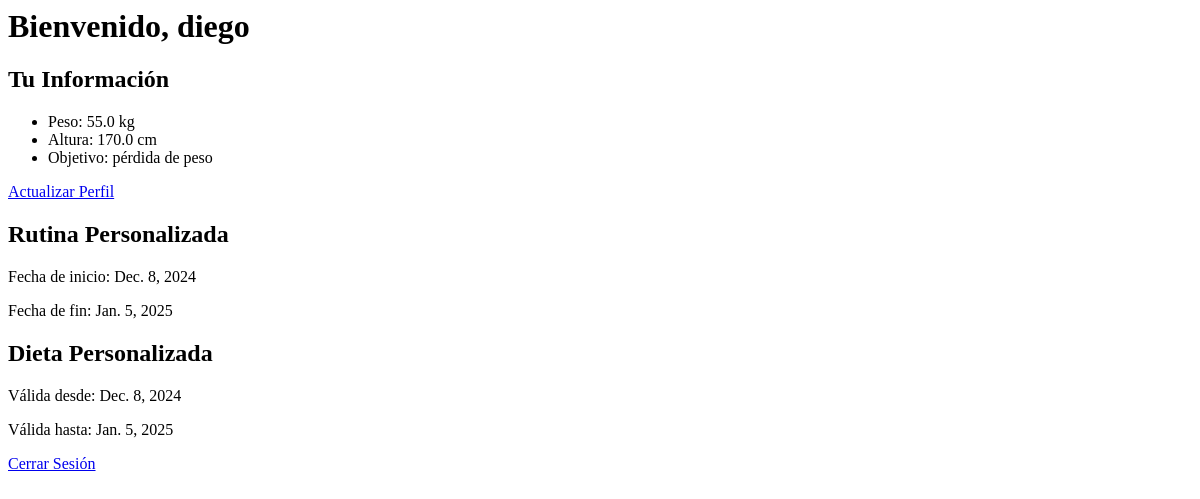
/dashboard/ (signed in), run on an earlier commit of the app's database.
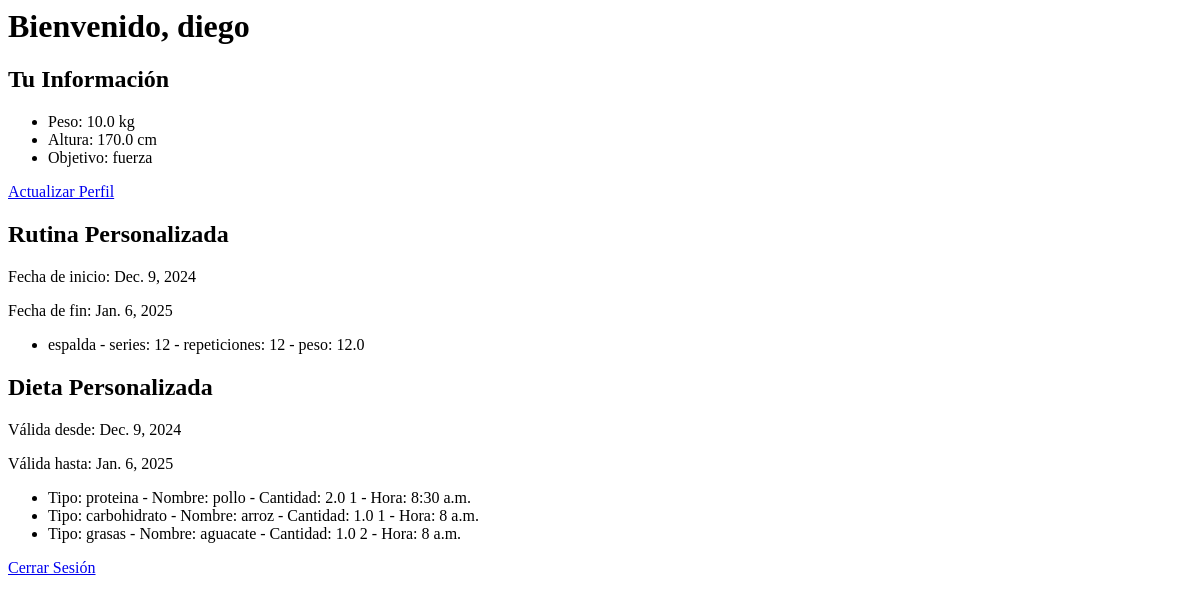
And on a later commit of the database.
### accounts/models.py (models this page shows, shortened)
class ClientePerfil(models.Model):
    usuario = models.OneToOneField(User, on_delete=models.CASCADE, related_name='perfil')
    peso = models.FloatField(null=True, blank=True)
    altura = models.FloatField(null=True, blank=True)
    objetivo = models.CharField(
        max_length=50,
        choices=[('fuerza', 'Fuerza'), ('resistencia', 'Resistencia'), ('pérdida de peso', 'Pérdida de peso')],
        null=True,
        blank=True
    )
    ultima_actualizacion = models.DateTimeField(auto_now=True)

class RutinaEntrenamiento(models.Model):
    cliente = models.ForeignKey('auth.User', on_delete=models.CASCADE)  # Relación con el usuario
    fecha_inicio = models.DateField()
    fecha_fin = models.DateField()
    ejercicios = models.ManyToManyField(Ejercicio, related_name='rutinas', blank=True)  # Relación con ejercicios

class PlanAlimentacion(models.Model):
    cliente = models.ForeignKey('auth.User', on_delete=models.CASCADE)
    fecha_inicio = models.DateField()
    fecha_fin = models.DateField()
    comidas = models.ManyToManyField('Comida', related_name='planes', blank=True)  # Relación con Comida

class Ejercicio(models.Model):
    administrador = models.ForeignKey(
        User,
        on_delete=models.SET_NULL,
        null=True,
        blank=True,
        related_name='ejercicios_creados'
    )
    nombre = models.CharField(max_length=100)
    series = models.IntegerField()
    repeticiones = models.IntegerField()
    peso_recomendado = models.FloatField()

class Comida(models.Model):
    tipo = models.CharField(max_length=50)
    hora = models.TimeField()
    nombre = models.CharField(max_length=100)  # Detalle del alimento
    cantidad = models.FloatField()
    unidad = models.CharField(max_length=20)

### accounts/views.py (the view)
# urls.py: path('dashboard/', views.client_dashboard, name='client_dashboard'),
@login_required
def client_dashboard(request):
    perfil = request.user.perfil  # Obtiene el perfil del cliente
    rutina = obtener_rutina(perfil)
    dieta = obtener_dieta(perfil)
    return render(request, 'accounts/client_dashboard.html', {'perfil': perfil, 'rutina': rutina, 'dieta': dieta})

### accounts/utils.py (called while the page is built)
def obtener_rutina(cliente_perfil):
    rutina = RutinaEntrenamiento.objects.filter(cliente=cliente_perfil.usuario).order_by('-fecha_inicio').first()
    if not rutina:
        return None
    ejercicios = rutina.ejercicios.all()
    return {'rutina': rutina, 'ejercicios': ejercicios}

def obtener_dieta(cliente_perfil):
    dieta = PlanAlimentacion.objects.filter(cliente=cliente_perfil.usuario).order_by('-fecha_inicio').first()
    if not dieta:
        return None
    comidas = dieta.comidas.all()
    detalles = [{'tipo': comida.tipo, 'hora': comida.hora, 'nombre': comida.nombre, 'cantidad': comida.cantidad, 'unidad': comida.unidad} for comida in comidas]
    return {'dieta': dieta, 'detalles': detalles}

### accounts/templates/accounts/client_dashboard.html
<h1>Bienvenido, {{ perfil.usuario.username }}</h1>
<h2>Tu Información</h2>
<ul>
  <li>Peso: {{ perfil.peso }} kg</li>
  <li>Altura: {{ perfil.altura }} cm</li>
  <li>Objetivo: {{ perfil.objetivo }}</li>
</ul>
<a href="{% url 'actualizar_perfil' %}">Actualizar Perfil</a>
<h2>Rutina Personalizada</h2>
{% if rutina %}
<p>Fecha de inicio: {{ rutina.rutina.fecha_inicio }}</p>
<p>Fecha de fin: {{ rutina.rutina.fecha_fin }}</p>
<ul>
  {% for ejercicio in rutina.ejercicios %}
  <li>
    {{ ejercicio.nombre }} - series: {{ ejercicio.series }} - repeticiones:
    {{ejercicio.repeticiones}} - peso: {{ ejercicio.peso_recomendado}}
  </li>
  {% endfor %}
</ul>
{% else %}
<p>No tienes una rutina asignada.</p>
{% endif %}
<h2>Dieta Personalizada</h2>
{% if dieta %}
<p>Válida desde: {{ dieta.dieta.fecha_inicio }}</p>
<p>Válida hasta: {{ dieta.dieta.fecha_fin }}</p>
<ul>
  {% for detalle in dieta.detalles %}
  <li>
    Tipo: {{ detalle.tipo }} - Nombre: {{ detalle.nombre }} - Cantidad:
    {{detalle.cantidad}} {{detalle.unidad}} - Hora: {{ detalle.hora }}
  </li>
  {% endfor %}
</ul>
{% else %}
<p>No tienes una dieta asignada.</p>
{% endif %}
<a href="{% url 'logout' %}">Cerrar Sesión</a>

What changed in the data, as far as the page shows it:
no longer on this page (row unchanged): RutinaEntrenamiento: rutina.fecha_inicio "Dec. 8, 2024", rutina.fecha_fin "Jan. 5, 2025"
no longer on this page (row unchanged): PlanAlimentacion: dieta.fecha_inicio "Dec. 8, 2024", dieta.fecha_fin "Jan. 5, 2025"
changed ClientePerfil "diego": peso "55.0" → "10.0"; objetivo "pérdida de peso" → "fuerza"
added RutinaEntrenamiento: rutina.fecha_inicio "Dec. 9, 2024", rutina.fecha_fin "Jan. 6, 2025"
now on this page (row unchanged): Ejercicio: nombre "espalda", series "12", repeticiones "12", peso_recomendado "12.0"
added PlanAlimentacion: dieta.fecha_inicio "Dec. 9, 2024", dieta.fecha_fin "Jan. 6, 2025"
now on this page (row edited): Comida: tipo "proteina", nombre "pollo", cantidad "2.0", hora "8:30 a.m."
now on this page (row unchanged): Comida: tipo "carbohidrato", nombre "arroz", cantidad "1.0", hora "8 a.m."
added Comida: tipo "grasas", nombre "aguacate", cantidad "1.0", hora "8 a.m."
Also different on the page:
new list line: "Tipo: - Nombre: - Cantidad: 1 - Hora:"
new list line: "Tipo: - Nombre: - Cantidad: 2 - Hora:"
